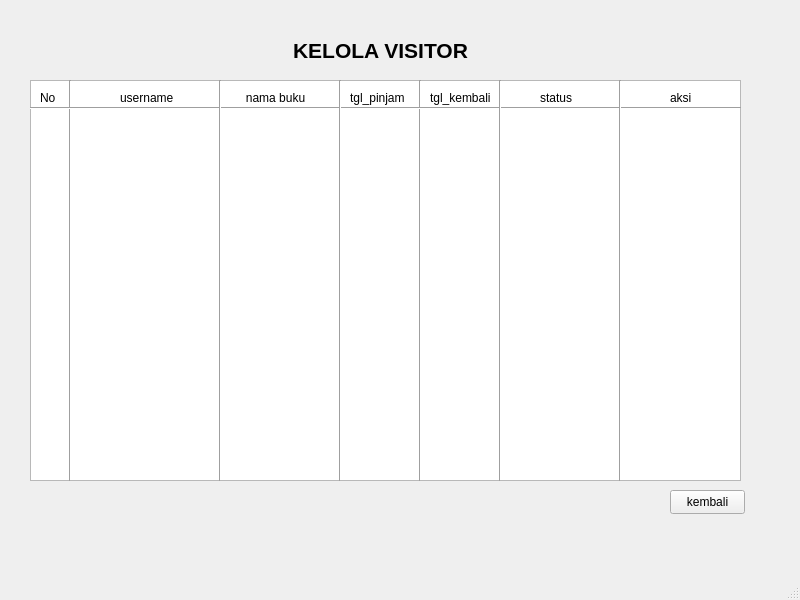
<?xml version="1.0" encoding="UTF-8"?>
<ui version="4.0">
 <class>MainWindow</class>
 <widget class="QMainWindow" name="MainWindow">
  <property name="geometry">
   <rect>
    <x>0</x>
    <y>0</y>
    <width>800</width>
    <height>600</height>
   </rect>
  </property>
  <property name="windowTitle">
   <string>MainWindow</string>
  </property>
  <widget class="QWidget" name="centralwidget">
   <widget class="QLabel" name="label_5">
    <property name="geometry">
     <rect>
      <x>40</x>
      <y>90</y>
      <width>21</width>
      <height>16</height>
     </rect>
    </property>
    <property name="text">
     <string>No</string>
    </property>
   </widget>
   <widget class="Line" name="line_7">
    <property name="geometry">
     <rect>
      <x>60</x>
      <y>80</y>
      <width>20</width>
      <height>401</height>
     </rect>
    </property>
    <property name="orientation">
     <enum>Qt::Orientation::Vertical</enum>
    </property>
   </widget>
   <widget class="QLabel" name="label_9">
    <property name="geometry">
     <rect>
      <x>350</x>
      <y>90</y>
      <width>71</width>
      <height>16</height>
     </rect>
    </property>
    <property name="text">
     <string>tgl_pinjam</string>
    </property>
   </widget>
   <widget class="QLabel" name="label_2">
    <property name="geometry">
     <rect>
      <x>120</x>
      <y>90</y>
      <width>71</width>
      <height>16</height>
     </rect>
    </property>
    <property name="text">
     <string>username</string>
    </property>
   </widget>
   <widget class="Line" name="line_5">
    <property name="geometry">
     <rect>
      <x>410</x>
      <y>80</y>
      <width>20</width>
      <height>401</height>
     </rect>
    </property>
    <property name="orientation">
     <enum>Qt::Orientation::Vertical</enum>
    </property>
   </widget>
   <widget class="Line" name="line">
    <property name="geometry">
     <rect>
      <x>30</x>
      <y>100</y>
      <width>711</width>
      <height>16</height>
     </rect>
    </property>
    <property name="orientation">
     <enum>Qt::Orientation::Horizontal</enum>
    </property>
   </widget>
   <widget class="QLabel" name="label_10">
    <property name="geometry">
     <rect>
      <x>670</x>
      <y>90</y>
      <width>51</width>
      <height>16</height>
     </rect>
    </property>
    <property name="text">
     <string>aksi</string>
    </property>
   </widget>
   <widget class="Line" name="line_4">
    <property name="geometry">
     <rect>
      <x>330</x>
      <y>80</y>
      <width>20</width>
      <height>401</height>
     </rect>
    </property>
    <property name="orientation">
     <enum>Qt::Orientation::Vertical</enum>
    </property>
   </widget>
   <widget class="QPushButton" name="pushButton">
    <property name="geometry">
     <rect>
      <x>670</x>
      <y>490</y>
      <width>75</width>
      <height>24</height>
     </rect>
    </property>
    <property name="text">
     <string>kembali</string>
    </property>
   </widget>
   <widget class="QTableWidget" name="tableWidget">
    <property name="geometry">
     <rect>
      <x>30</x>
      <y>80</y>
      <width>711</width>
      <height>401</height>
     </rect>
    </property>
   </widget>
   <widget class="Line" name="line_8">
    <property name="geometry">
     <rect>
      <x>610</x>
      <y>80</y>
      <width>20</width>
      <height>401</height>
     </rect>
    </property>
    <property name="orientation">
     <enum>Qt::Orientation::Vertical</enum>
    </property>
   </widget>
   <widget class="QLabel" name="label_4">
    <property name="geometry">
     <rect>
      <x>220</x>
      <y>90</y>
      <width>111</width>
      <height>16</height>
     </rect>
    </property>
    <property name="font">
     <font>
      <pointsize>9</pointsize>
      <bold>false</bold>
     </font>
    </property>
    <property name="text">
     <string>nama buku</string>
    </property>
    <property name="alignment">
     <set>Qt::AlignmentFlag::AlignCenter</set>
    </property>
   </widget>
   <widget class="Line" name="line_3">
    <property name="geometry">
     <rect>
      <x>210</x>
      <y>80</y>
      <width>20</width>
      <height>401</height>
     </rect>
    </property>
    <property name="orientation">
     <enum>Qt::Orientation::Vertical</enum>
    </property>
   </widget>
   <widget class="QLabel" name="label_3">
    <property name="geometry">
     <rect>
      <x>280</x>
      <y>40</y>
      <width>201</width>
      <height>21</height>
     </rect>
    </property>
    <property name="font">
     <font>
      <pointsize>16</pointsize>
      <bold>true</bold>
     </font>
    </property>
    <property name="text">
     <string>KELOLA VISITOR</string>
    </property>
    <property name="alignment">
     <set>Qt::AlignmentFlag::AlignCenter</set>
    </property>
   </widget>
   <widget class="Line" name="line_6">
    <property name="geometry">
     <rect>
      <x>490</x>
      <y>80</y>
      <width>20</width>
      <height>401</height>
     </rect>
    </property>
    <property name="orientation">
     <enum>Qt::Orientation::Vertical</enum>
    </property>
   </widget>
   <widget class="QLabel" name="label_8">
    <property name="geometry">
     <rect>
      <x>430</x>
      <y>90</y>
      <width>61</width>
      <height>16</height>
     </rect>
    </property>
    <property name="text">
     <string>tgl_kembali</string>
    </property>
   </widget>
   <widget class="QLabel" name="label_11">
    <property name="geometry">
     <rect>
      <x>540</x>
      <y>90</y>
      <width>51</width>
      <height>16</height>
     </rect>
    </property>
    <property name="text">
     <string>status</string>
    </property>
   </widget>
   <zorder>tableWidget</zorder>
   <zorder>label_5</zorder>
   <zorder>line_7</zorder>
   <zorder>label_9</zorder>
   <zorder>label_2</zorder>
   <zorder>line_5</zorder>
   <zorder>line</zorder>
   <zorder>label_10</zorder>
   <zorder>line_4</zorder>
   <zorder>pushButton</zorder>
   <zorder>line_8</zorder>
   <zorder>label_4</zorder>
   <zorder>line_3</zorder>
   <zorder>label_3</zorder>
   <zorder>line_6</zorder>
   <zorder>label_8</zorder>
   <zorder>label_11</zorder>
  </widget>
  <widget class="QMenuBar" name="menubar">
   <property name="geometry">
    <rect>
     <x>0</x>
     <y>0</y>
     <width>800</width>
     <height>22</height>
    </rect>
   </property>
  </widget>
  <widget class="QStatusBar" name="statusbar"/>
 </widget>
 <resources/>
 <connections/>
</ui>
